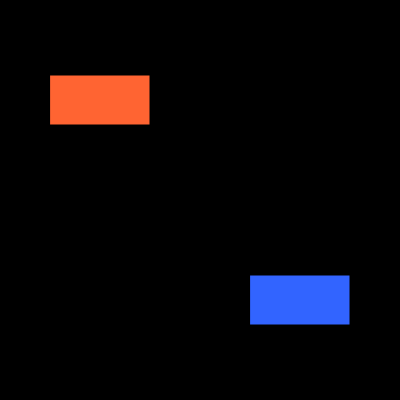
Frame 1 (no input)
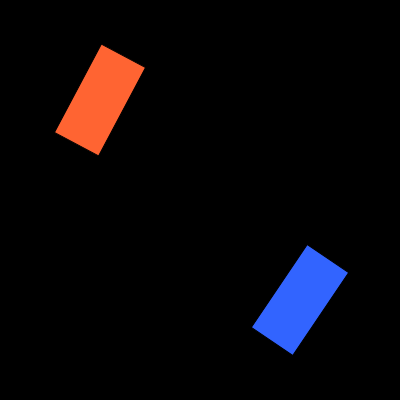
Frame 60 (no input)
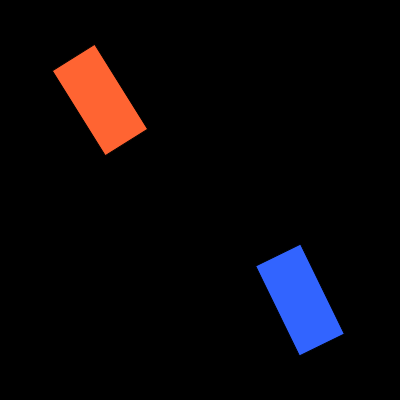
Frame 120 (the mouse pressed at the canvas centre since frame 60)

The p5.js sketch that drew these frames (run headless with seeded random() and noise() and a simulated clock; from frame 60 on, the mouse is pressed at the canvas centre):

// p5.js sketch
// ── sketch.js
// transformations : rotate, transalate, scale, pop and push

let angle = 0;

function setup() {
  createCanvas(400, 400);
  angleMode(DEGREES);
    rectMode(CENTER);
}

function draw() {
  background(0);
  
  push(); // saves
  translate(100,100);//moves origin 
  rotate(angle);
  fill(255,100,50);
  rect (0,0,100,50);
  pop(); // restore / unsaves
  
  translate(300,300);
  rotate(-angle*2);
  fill(50,100,255);
  rect (0,0,100,50);
  
  angle = angle + 2;
  
}
